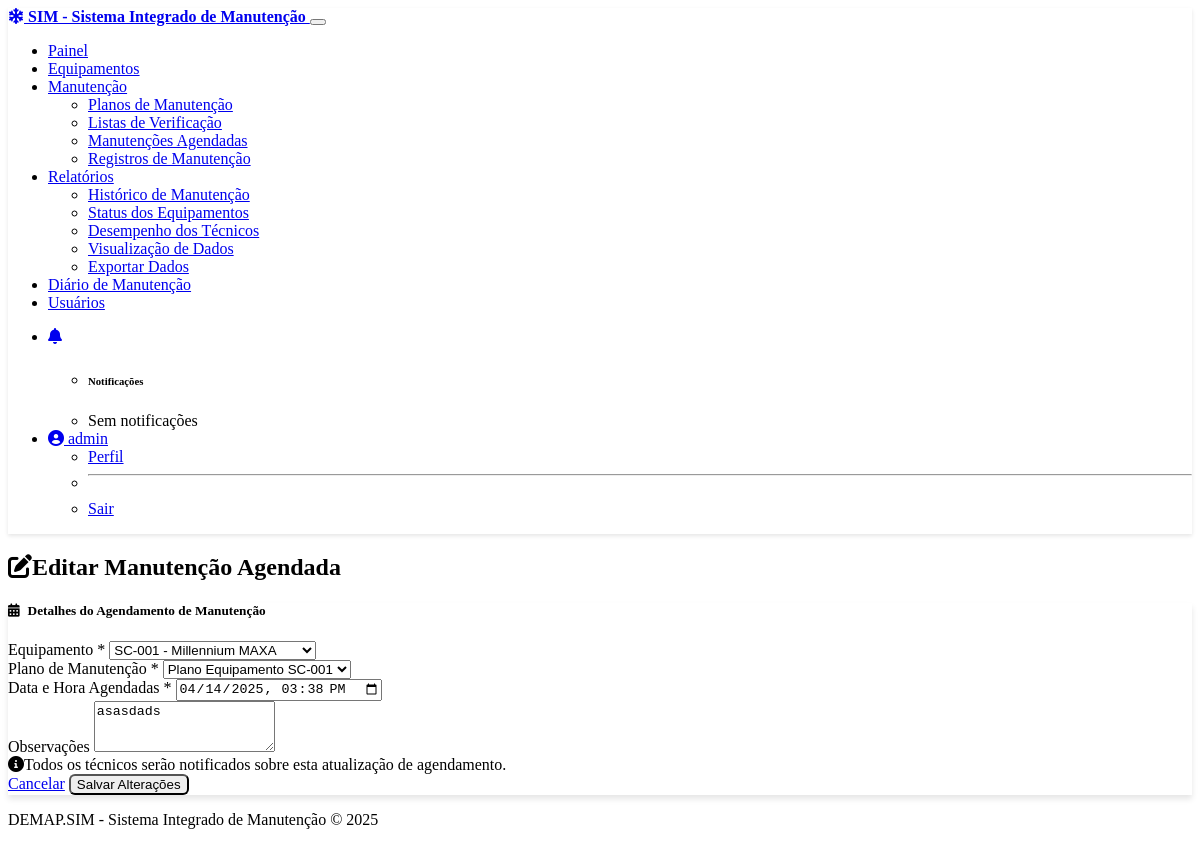
The page /maintenance/schedule/11/edit (signed in) on the database its author committed.
### models.py (models this page shows, shortened)
class User(UserMixin, db.Model):
    __tablename__ = 'users'
    id = db.Column(db.Integer, primary_key=True)
    username = db.Column(db.String(64), unique=True, nullable=False)
    email = db.Column(db.String(120), unique=True, nullable=False)
    password_hash = db.Column(db.String(256), nullable=False)
    first_name = db.Column(db.String(64), nullable=False)
    last_name = db.Column(db.String(64), nullable=False)
    role = db.Column(db.String(20), nullable=False, default=UserRole.TECHNICIAN.value)
    phone = db.Column(db.String(20))
    created_at = db.Column(db.DateTime, default=datetime.utcnow)
    active = db.Column(db.Boolean, default=True)
    maintenance_records = db.relationship('MaintenanceRecord', backref='technician', lazy=True)
    notifications = db.relationship('Notification', backref='user', lazy=True)
    def is_admin(self):
        return self.role == UserRole.ADMIN.value

class MaintenanceSchedule(db.Model):
    __tablename__ = 'maintenance_schedules'
    id = db.Column(db.Integer, primary_key=True)
    equipment_id = db.Column(db.Integer, db.ForeignKey('equipment.id'), nullable=False)
    maintenance_plan_id = db.Column(db.Integer, db.ForeignKey('maintenance_plans.id'), nullable=False)
    scheduled_date = db.Column(db.DateTime, nullable=False)
    status = db.Column(db.String(20), default='scheduled')  # scheduled, in_progress, completed, canceled
    notes = db.Column(db.Text)
    created_at = db.Column(db.DateTime, default=datetime.utcnow)
    maintenance_plan = db.relationship('MaintenancePlan')
    maintenance_record = db.relationship('MaintenanceRecord', backref='schedule', lazy=True, uselist=False)
    notifications = db.relationship('Notification', backref='schedule', lazy=True)

### controllers/maintenance.py (the view, shortened to what this page needs)
@maintenance_bp.route('/schedule/<int:schedule_id>/edit', methods=['GET', 'POST'])
@login_required
def edit_schedule(schedule_id):
    if not (current_user.is_admin() or current_user.is_supervisor()):
        flash('Acesso negado. Você não tem permissão para editar agendamentos.', 'danger')
        return redirect(url_for('maintenance.schedule_list'))
    schedule = MaintenanceSchedule.query.get_or_404(schedule_id)
    if schedule.status == 'completed':
        flash('Não é possível editar um agendamento de manutenção concluído.', 'warning')
        return redirect(url_for('maintenance.view_schedule', schedule_id=schedule.id))
    form = MaintenanceScheduleForm(obj=schedule)
    form.equipment_id.choices = [(e.id, f"{e.identification_number} - {e.model}")
                                for e in Equipment.query.all()]
    plans = MaintenancePlan.query.filter_by(equipment_id=schedule.equipment_id).all()
    form.maintenance_plan_id.choices = [(p.id, p.name) for p in plans]
    return render_template('maintenance/edit_schedule.html', form=form, schedule=schedule)

### forms.py (shortened to what this page needs)
class MaintenanceScheduleForm(FlaskForm):
    equipment_id = SelectField('Equipamento',
                               coerce=int,
                               validators=[DataRequired(message='Selecione um equipamento')])
    maintenance_plan_id = SelectField('Plano de Manutenção',
                                      coerce=int,
                                      validators=[DataRequired(message='Selecione um plano')])
    scheduled_date = DateTimeField('Data Agendada',
                                   format='%Y-%m-%dT%H:%M',
                                   validators=[DataRequired(message='Informe a data e hora')])
    notes = TextAreaField('Observações',
                          validators=[Optional(), Length(max=500)])
    submit = SubmitField('Agendar')

### app.py (called while the page is built)
@app.before_request
def before_request():
    if current_user.is_authenticated:
        session.permanent = True
        g.user = current_user
    else:
        g.user = None

    @login_manager.user_loader
    def load_user(user_id):
        return User.query.get(int(user_id))

### templates/maintenance/edit_schedule.html (shortened to what this page needs)
{% extends "layout.html" %}
{% block content %}
<div class="row mb-4">
    <div class="col">
        <h2 class="border-bottom pb-2"><i class="fas fa-edit me-2"></i>Editar Manutenção Agendada</h2>
    </div>
</div>
<div class="row">
    <div class="col-lg-8 mx-auto">
        <div class="card shadow">
            <div class="card-header bg-warning text-dark">
                <h5 class="mb-0"><i class="fas fa-calendar-alt me-2"></i>Detalhes do Agendamento de Manutenção</h5>
            </div>
            <div class="card-body">
                <form method="POST" action="{{ url_for('maintenance.edit_schedule', schedule_id=schedule.id) }}">
                    <div class="mb-3">
                        <label for="{{ form.equipment_id.id }}" class="form-label">Equipamento *</label>
                        {{ form.equipment_id(class="form-select", id="equipment-select") }}
                    </div>
                    <div class="mb-3">
                        <label for="{{ form.maintenance_plan_id.id }}" class="form-label">Plano de Manutenção *</label>
                        {{ form.maintenance_plan_id(class="form-select", id="plan-select") }}
                    </div>
                    <div class="mb-3">
                        <label for="{{ form.scheduled_date.id }}" class="form-label">Data e Hora Agendadas *</label>
                        {{ form.scheduled_date(class="form-control", type="datetime-local") }}
                    </div>
                    <div class="mb-3">
                        <label for="{{ form.notes.id }}" class="form-label">Observações</label>
                        {{ form.notes(class="form-control", rows=3) }}
                    </div>
                    <div class="alert alert-info mb-4">
                        <i class="fas fa-info-circle me-2"></i>Todos os técnicos serão notificados sobre esta atualização de agendamento.
                    </div>
                    <div class="d-flex justify-content-between">
                        <a href="{{ url_for('maintenance.schedule_list') }}" class="btn btn-secondary">Cancelar</a>
                        {{ form.submit(class="btn btn-warning", value="Salvar Alterações") }}
                    </div>
                </form>
            </div>
        </div>
    </div>
</div>
{% endblock %}

### templates/layout.html (shortened to what this page needs)
<!DOCTYPE html>
<html lang="pt-BR" data-bs-theme="dark">
<head>
    <link rel="stylesheet" href="https://cdn.replit.com/agent/bootstrap-agent-dark-theme.min.css">
    <link rel="stylesheet" href="https://cdnjs.cloudflare.com/ajax/libs/font-awesome/6.0.0/css/all.min.css">
    <link rel="stylesheet" href="{{ url_for('static', filename='css/custom.css') }}">
</head>
<body>
    <nav class="navbar navbar-expand-lg navbar-dark bg-dark">
        <div class="container">
            <a class="navbar-brand" href="{{ url_for('maintenance.dashboard') if current_user.is_authenticated else url_for('users.login') }}">
                <i class="fas fa-snowflake me-2"></i> SIM - Sistema Integrado de Manutenção
            </a>
            <button class="navbar-toggler" type="button" data-bs-toggle="collapse" data-bs-target="#navbarNav" aria-controls="navbarNav" aria-expanded="false" aria-label="Toggle navigation">
            </button>
            <div class="collapse navbar-collapse" id="navbarNav">
                {% if current_user.is_authenticated %}
                <ul class="navbar-nav me-auto">
                    <li class="nav-item">
                        <a class="nav-link" href="{{ url_for('maintenance.dashboard') }}">Painel</a>
                    </li>
                    <li class="nav-item">
                        <a class="nav-link" href="{{ url_for('equipment.index') }}">Equipamentos</a>
                    </li>
                    <li class="nav-item dropdown">
                        <a class="nav-link dropdown-toggle" href="#" id="maintenanceDropdown" role="button" data-bs-toggle="dropdown" aria-expanded="false">
                            Manutenção
                        </a>
                        <ul class="dropdown-menu" aria-labelledby="maintenanceDropdown">
                            <li><a class="dropdown-item" href="{{ url_for('maintenance.plans') }}">Planos de Manutenção</a></li>
                            <li><a class="dropdown-item" href="{{ url_for('maintenance.checklists') }}">Listas de Verificação</a></li>
                            <li><a class="dropdown-item" href="{{ url_for('maintenance.schedule_list') }}">Manutenções Agendadas</a></li>
                            <li><a class="dropdown-item" href="{{ url_for('maintenance.records') }}">Registros de Manutenção</a></li>
                        </ul>
                    </li>
                    {% if current_user.is_admin() or current_user.is_supervisor() %}
                    <li class="nav-item dropdown">
                        <a class="nav-link dropdown-toggle" href="#" id="reportsDropdown" role="button" data-bs-toggle="dropdown" aria-expanded="false">
                            Relatórios
                        </a>
                        <ul class="dropdown-menu" aria-labelledby="reportsDropdown">
                            <li><a class="dropdown-item" href="{{ url_for('reports.maintenance_history') }}">Histórico de Manutenção</a></li>
                            <li><a class="dropdown-item" href="{{ url_for('reports.equipment_status') }}">Status dos Equipamentos</a></li>
                            <li><a class="dropdown-item" href="{{ url_for('reports.technician_performance') }}">Desempenho dos Técnicos</a></li>
                            <li><a class="dropdown-item" href="{{ url_for('reports.data_visualization') }}">Visualização de Dados</a></li>
                            <li><a class="dropdown-item" href="{{ url_for('reports.export') }}">Exportar Dados</a></li>
                        </ul>
                    </li>
                    {% endif %}
                    <li class="nav-item">
                        <a class="nav-link" href="{{ url_for('diario.index') }}">Diário de Manutenção</a>
                    </li>
                    {% if current_user.is_admin() %}
                    <li class="nav-item">
                        <a class="nav-link" href="{{ url_for('users.user_list') }}">Usuários</a>
                    </li>
                    {% endif %}
                </ul>
                <ul class="navbar-nav">
                    <li class="nav-item dropdown">
                        <a class="nav-link dropdown-toggle" href="#" id="notificationsDropdown" role="button" data-bs-toggle="dropdown" aria-expanded="false">
                            <i class="fas fa-bell"></i>
                            {% set unread_notifications = current_user.notifications|selectattr('read', 'equalto', false)|list %}
                        </a>
                        <ul class="dropdown-menu dropdown-menu-end" aria-labelledby="notificationsDropdown" style="min-width: 300px;">
                            <li><h6 class="dropdown-header">Notificações</h6></li>
                            {% if current_user.notifications %}
                                {% set notifications_sorted = current_user.notifications|sort(attribute='created_at', reverse=true) %}
                                {% set counter = 0 %}
                                {% for notification in notifications_sorted %}
                                    {% if counter < 5 %}
                                        {% set counter = counter + 1 %}
                                        <li>
                                            <a class="dropdown-item {% if not notification.read %}fw-bold{% endif %}" href="{{ url_for('maintenance.view_schedule', schedule_id=notification.schedule_id) if notification.schedule_id else '#' }}">
                                                <small class="text-muted">{{ notification.created_at.strftime('%Y-%m-%d %H:%M') }}</small><br>
                                                {{ notification.title }}<br>
                                                <small>{{ notification.message }}</small>
                                            </a>
                                        </li>
                                        {% if not loop.last and counter < 5 %}<li><hr class="dropdown-divider"></li>{% endif %}
                                    {% endif %}
                                {% endfor %}
                                <li><hr class="dropdown-divider"></li>
                                <li><a class="dropdown-item text-center" href="{{ url_for('maintenance.notifications') }}">Ver Todas</a></li>
                            {% else %}
                                <li><a class="dropdown-item text-center">Sem notificações</a></li>
                            {% endif %}
                        </ul>
                    </li>
                    <li class="nav-item dropdown">
                        <a class="nav-link dropdown-toggle" href="#" id="userDropdown" role="button" data-bs-toggle="dropdown" aria-expanded="false">
                            <i class="fas fa-user-circle me-1"></i> {{ current_user.username }}
                        </a>
                        <ul class="dropdown-menu dropdown-menu-end" aria-labelledby="userDropdown">
                            <li><a class="dropdown-item" href="{{ url_for('users.profile') }}">Perfil</a></li>
                            <li><hr class="dropdown-divider"></li>
                            <li><a class="dropdown-item" href="{{ url_for('users.logout') }}">Sair</a></li>
                        </ul>
                    </li>
                </ul>
                {% endif %}
            </div>
        </div>
    </nav>
    <main class="container my-4">
        {% block content %}{% endblock %}
    </main>
    <footer class="footer mt-auto py-3 bg-dark">
        <div class="container text-center">
            <span class="text-muted">DEMAP.SIM - Sistema Integrado de Manutenção  &copy; 2025</span>
        </div>
    </footer>
</body>
</html>

### static/css/custom.css (style rules this page uses)
body { min-height: 100vh; display: flex; flex-direction: column; }
main { flex: 1; }
.card { box-shadow: 0 4px 6px rgba(0, 0, 0, 0.1); transition: transform 0.3s ease, box-shadow 0.3s ease; }
.navbar { box-shadow: 0 2px 4px rgba(0, 0, 0, 0.1); }
.navbar-brand { font-weight: bold; }
.nav-link { position: relative; }
.form-label { font-weight: 500; }
.footer { margin-top: auto; padding-top: 1rem; padding-bottom: 1rem; }
.alert { border-radius: 0.375rem; }
.card-header i { margin-right: 0.5rem; }
.btn { border-radius: 0.375rem; font-weight: 500; }

### rows shown on the page
User: username "admin"
MaintenanceSchedule: equipment_id "SC-001 - Millennium MAXA", maintenance_plan_id "Plano Equipamento SC-001", scheduled_date "04/14/2025 15:38", notes "asasdads"
